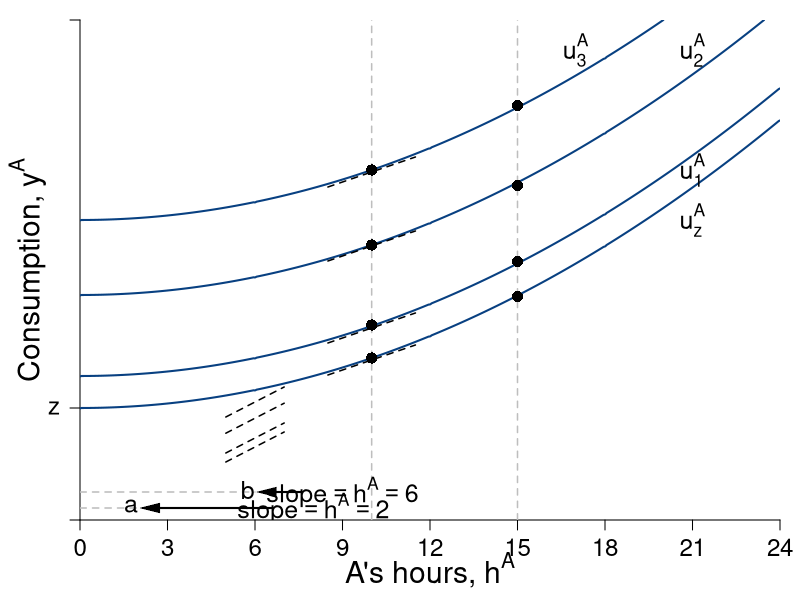

The R source for this figure:
require(shape)
pdf(file = "coordination_failures/coord_indiff_contour.pdf", width = 9, height = 7)

#Set parameters for graphics
pointsize <- 1.8
axislabelsize <- 1.8
labelsize <- 1.5
namesize <- 1.8
annotatesize <- 1.5
graphlinewidth <- 2
segmentlinewidth <- 1.5

COL <- c("#7fc97f", "#beaed4", "#fdc086", "#ffff99", "#386cb0", "#f0027f", "#bf5b17", "#666666")
COLA <- c("#99d8c9","#66c2a4","#41ae76", "#238b45", "#005824")
COLB <- c("#4eb3d3", "#2b8cbe", "#0868ac","#084081")

par(mar =  c(4, 4, 1, 1))

indiffA <- function(ea, uA = 46.08) {
  uA + (1/2)*(ea)^2
}

uA <- function(ea, ya = output) {
  ya - 0.5*(ea)^2
}

mrsA <- function(ea){
  ea
}

slopeline <- function(ea, yint = 0.5, slope = 2){
  yint + slope*ea
}

output <- function(ea, eb = 12, alpha = 30, beta = 1/2){
  (alpha - beta*(ea+eb))*ea
}

xlims <- c(0, 24)
ylims <- c(0, 500)

npts <- 501 
x <- seq(xlims[1], xlims[2], length.out = npts)
y <- seq(ylims[1], ylims[2], length.out = npts) 

a <- c(112, uA(ea = 12, output(ea = 12, eb = 12)), uA(ea = 15, output(ea = 15, eb = 0)), 300)

plot(0, 0, xlim = xlims, ylim = ylims, type = "n",
     xlab = expression(paste("")),
     ylab = expression(paste("")), 
     xaxt = "n", 
     yaxt = "n", 
     cex.lab = axislabelsize, 
     bty = "n",
     xaxs="i", 
     yaxs="i")

# ticksy <- seq(from = 0, to = ylims[2], by = 2)
# ylabels <- seq(from = 0, to = ylims[2], by = 2)
ticksx <- seq(from = 0, to = xlims[2], by = 3)
xlabels <- seq(from = 0, to = xlims[2], by = 3)
#ticksy <- c(0, 1, 10, 12, 28, 30, 46.08, 70)
ticksy <- c(ylims[1], 112, ylims[2])
ylabels <- c(NA, expression(z),  NA)
# ticksy <- c(ylims[1], 100, uA(ea = 12, output(ea = 12, eb = 12)), uA(ea = 15, output(ea = 15, eb = 0)), 300, ylims[2])
# ylabels <- c(NA, expression(z),  expression(paste(a)),expression(paste(b)), expression(paste()), NA)
# ticksx <- c(0, 6.9, 12, 9.6, 16, 24, 26)
# xlabels <- c(NA, expression(paste(e^A,"*")), expression(paste(1/2*beta)), expression(paste(e^{AN})), expression(paste(alpha)), expression(paste(1/beta)), NA)

axis(1, at = ticksx, pos = 0, labels = xlabels, cex.axis = labelsize - 0.05)
axis(2, at = ticksy, pos = 0, labels = ylabels, las = 1, cex.axis= labelsize - 0.05)

npts <- 500 
xx1 <- seq(xlims[1], xlims[2], length.out = npts)

contour(x, y,
        outer(x, y, uA),
        drawlabels = FALSE,
        col = COLB[4],
        lwd = graphlinewidth,
        levels = a,
        xaxs="i",
        yaxs="i",
        add = TRUE)



# lines(xx1, indiffA(xx1, uA = 1), col = COLA[4], lwd = graphlinewidth)
# lines(xx1, indiffA(xx1, uA = 10), col = COLA[4], lwd = graphlinewidth)
# lines(xx1, indiffA(xx1, uA = 30), col = COLA[4], lwd = graphlinewidth)
# lines(xx1, indiffA(xx1, uA = 46.08), col = COLA[4], lwd = graphlinewidth)

# lines(xx1, brfB(xx1, alpha = 16, beta = 1/24), col = COLB[4], lwd = graphlinewidth)
# lines(xx1, brfPEA(xx1, alpha = 16, beta = 1/24), col = COLA[4], lwd = graphlinewidth)
# lines(xx1, brfPEB(xx1, alpha = 16, beta = 1/24), col = COLB[4], lwd = graphlinewidth)

# contour(x, y, 
#         outer(x, y, uA),
#         #labels = c("v1", "v2", "v3"),
#         drawlabels = FALSE,
#         col = COLA[3],
#         #xlab = expression(paste("A's Apples, ", x)),
#         #ylab = expression(paste("A's Oranges, ", y)),
#         #cex.lab = axislabelsize,
#         lwd = graphlinewidth,
#         levels = a, 
#         xaxs="i", 
#         yaxs="i", 
#         add = TRUE)


segments(10, 0, 10, ylims[2], lty = 2, col = "gray" , lwd = segmentlinewidth)
segments(15, 0, 15, ylims[2], lty = 2, col = "gray" , lwd = segmentlinewidth)
segments(0, 12, 2, 12, ylims[2], lty = 2, col = "gray" , lwd = segmentlinewidth)
segments(0, 28, 6, 28, ylims[2], lty = 2, col = "gray" , lwd = segmentlinewidth)


#mtext(expression(paste("A's hours, ", h^A)), side=1, line = 3.2, cex = axislabelsize)
text(0.5*xlims[2], -50, expression(paste("A's hours, ", h^A)), xpd = TRUE, cex = axislabelsize)
text(-1.8, 0.5*ylims[2], expression(paste("Consumption, ", y^A)), xpd = TRUE, cex = axislabelsize, srt = 90)
#
text(8, 12, expression(paste("slope", phantom()==h^A, phantom() == 2)), cex = annotatesize)
Arrows(6.6, 12, 2.4, 12, col = "black", lty = 1, lwd = 2, arr.type = "triangle", arr.lwd = 0.5)
#
text(9, 28, expression(paste("slope", phantom()==h^A, phantom() == 6)), cex = annotatesize)
Arrows(7.6, 28, 6.4, 28, col = "black", lty = 1, lwd = 2, arr.type = "triangle", arr.lwd = 0.5)

#Label the iso-welfare functions for the HG, Aisha
text(21, 300, expression(u[z]^A), cex = annotatesize)
text(21, 350, expression(u[1]^A), cex = annotatesize)
text(21, 470, expression(u[2]^A), cex = annotatesize)
text(17, 470, expression(u[3]^A), cex = annotatesize)

text(1.75, 14, expression(a), cex = annotatesize)
text(5.75, 30, expression(b), cex = annotatesize)



lowint <- c(248, 174, 92)

slopex1 <- seq(8.5,11.5,length.out = 200)
lines(slopex1, slopeline(slopex1, yint = 60, slope = mrsA(ea = 10)), col = "black", lty = 2, lwd = segmentlinewidth)
lines(slopex1, slopeline(slopex1, yint = lowint[1], slope = mrsA(ea = 10)), col = "black", lty = 2, lwd = segmentlinewidth)
lines(slopex1, slopeline(slopex1, yint = lowint[2], slope = mrsA(ea = 10)), col = "black", lty = 2, lwd = segmentlinewidth)
lines(slopex1, slopeline(slopex1, yint = lowint[3], slope = mrsA(ea = 10)), col = "black", lty = 2, lwd = segmentlinewidth)

highint <- c(-8, 11.8, 28)
slopex2 <- seq(5,7,length.out = 200)
lines(slopex2, slopeline(slopex2, yint = -17, slope = mrsA(ea = 15)), col = "black", lty = 2, lwd = segmentlinewidth)
lines(slopex2, slopeline(slopex2, yint = highint[1], slope = mrsA(ea = 15)), col = "black", lty = 2, lwd = segmentlinewidth)
lines(slopex2, slopeline(slopex2, yint = highint[2], slope = mrsA(ea = 15)), col = "black", lty = 2, lwd = segmentlinewidth)
lines(slopex2, slopeline(slopex2, yint = highint[3], slope = mrsA(ea = 15)), col = "black", lty = 2, lwd = segmentlinewidth)


firstpointsx <- c(10, 10, 10, 10)
firstpointsy <- c(indiffA(ea = firstpointsx[1], uA = 300), indiffA(ea = firstpointsx[2], uA = 225), indiffA(ea = firstpointsx[3], uA = 145), indiffA(ea = firstpointsx[4], uA = 112))
points(firstpointsx, firstpointsy, pch = 16, col = "black", cex = 1.5)

secondpointsx <- c(15, 15, 15, 15)
secondpointsy <- c(indiffA(ea = 15, uA = 302), indiffA(ea = 15, uA = 222), indiffA(ea = 15, uA = 146), indiffA(ea = 15, uA = 111))
points(secondpointsx, secondpointsy, pch = 16, col = "black", cex = 1.5)




dev.off()
